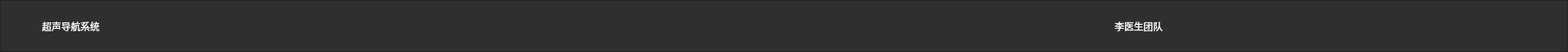
  <widget class="QFrame" name="fame_title">
   <property name="geometry">
    <rect>
     <x>0</x>
     <y>0</y>
     <width>1961</width>
     <height>65</height>
    </rect>
   </property>
   <property name="minimumSize">
    <size>
     <width>0</width>
     <height>65</height>
    </size>
   </property>
   <property name="maximumSize">
    <size>
     <width>16777215</width>
     <height>65</height>
    </size>
   </property>
   <property name="styleSheet">
    <string notr="true">background-color: rgb(47, 47, 47);</string>
   </property>
   <property name="frameShape">
    <enum>QFrame::StyledPanel</enum>
   </property>
   <property name="frameShadow">
    <enum>QFrame::Raised</enum>
   </property>
   <property name="lineWidth">
    <number>0</number>
   </property>
   <layout class="QHBoxLayout" name="horizontalLayout_35">
    <property name="spacing">
     <number>5</number>
    </property>
    <property name="leftMargin">
     <number>0</number>
    </property>
    <property name="topMargin">
     <number>0</number>
    </property>
    <property name="rightMargin">
     <number>0</number>
    </property>
    <property name="bottomMargin">
     <number>0</number>
    </property>
    <item>
     <widget class="QLabel" name="mrslogo">
      <property name="minimumSize">
       <size>
        <width>40</width>
        <height>37</height>
       </size>
      </property>
      <property name="styleSheet">
       <string notr="true">
image: url(:/new/prefix1/LOGO.png);</string>
      </property>
      <property name="text">
       <string/>
      </property>
     </widget>
    </item>
    <item>
     <widget class="QLabel" name="AR">
      <property name="styleSheet">
       <string notr="true">	font: 90 26pt &quot;微软雅黑&quot;;	
color: rgb(255, 255, 255);</string>
      </property>
      <property name="text">
       <string>  超声导航系统</string>
      </property>
     </widget>
    </item>
    <item>
     <spacer name="horizontalSpacer_16">
      <property name="orientation">
       <enum>Qt::Horizontal</enum>
      </property>
      <property name="sizeType">
       <enum>QSizePolicy::Fixed</enum>
      </property>
      <property name="sizeHint" stdset="0">
       <size>
        <width>1224</width>
        <height>20</height>
       </size>
      </property>
     </spacer>
    </item>
    <item>
     <layout class="QHBoxLayout" name="horizontalLayout_36">
      <property name="spacing">
       <number>10</number>
      </property>
      <item>
       <widget class="QLabel" name="label_29">
        <property name="minimumSize">
         <size>
          <width>30</width>
          <height>32</height>
         </size>
        </property>
        <property name="styleSheet">
         <string notr="true">image: url(:/new/prefix1/doctor.png);</string>
        </property>
        <property name="text">
         <string/>
        </property>
       </widget>
      </item>
      <item>
       <widget class="QLabel" name="label_49">
        <property name="styleSheet">
         <string notr="true">	font: 90 18pt &quot;微软雅黑&quot;;	
color: rgb(255, 255, 255);</string>
        </property>
        <property name="text">
         <string>李医生团队</string>
        </property>
       </widget>
      </item>
      <item>
       <widget class="QLabel" name="label_62">
        <property name="minimumSize">
         <size>
          <width>13</width>
          <height>0</height>
         </size>
        </property>
        <property name="styleSheet">
         <string notr="true">image: url(:/new/prefix1/unfold.png);</string>
        </property>
        <property name="text">
         <string/>
        </property>
       </widget>
      </item>
     </layout>
    </item>
    <item>
     <layout class="QHBoxLayout" name="horizontalLayout_37">
      <property name="spacing">
       <number>25</number>
      </property>
      <item>
       <widget class="QLabel" name="label_67">
        <property name="minimumSize">
         <size>
          <width>39</width>
          <height>37</height>
         </size>
        </property>
        <property name="styleSheet">
         <string notr="true">image: url(:/new/prefix1/set .png);</string>
        </property>
        <property name="text">
         <string/>
        </property>
       </widget>
      </item>
      <item>
       <widget class="QLabel" name="label_66">
        <property name="minimumSize">
         <size>
          <width>34</width>
          <height>34</height>
         </size>
        </property>
        <property name="styleSheet">
         <string notr="true">image: url(:/new/prefix1/min.png);</string>
        </property>
        <property name="text">
         <string/>
        </property>
       </widget>
      </item>
      <item>
       <widget class="QPushButton" name="btnClose">
        <property name="minimumSize">
         <size>
          <width>40</width>
          <height>40</height>
         </size>
        </property>
        <property name="maximumSize">
         <size>
          <width>40</width>
          <height>40</height>
         </size>
        </property>
        <property name="styleSheet">
         <string notr="true">QPushButton::!hover{

	
	image:url(:/new/prefix1/close.png)
}

QPushButton::hover{

	background-color: rgb(232, 17, 35);
	
	image:url(:/new/prefix1/close.png)

	
}


QPushButton{

	background-color: rgb(47, 47, 47);
border:1px solid;
	border-color: rgb(47, 47, 47);
border-radius:1px;
}

QPushButton:pressed { 
margin-top:0.5px;
margin-bottom:0.5px;
margin-left:0.5px;
margin-right:0.5px;

}</string>
        </property>
        <property name="text">
         <string/>
        </property>
       </widget>
      </item>
     </layout>
    </item>
    <item>
     <spacer name="horizontalSpacer_17">
      <property name="orientation">
       <enum>Qt::Horizontal</enum>
      </property>
      <property name="sizeType">
       <enum>QSizePolicy::Expanding</enum>
      </property>
      <property name="sizeHint" stdset="0">
       <size>
        <width>40</width>
        <height>20</height>
       </size>
      </property>
     </spacer>
    </item>
   </layout>
  </widget>
